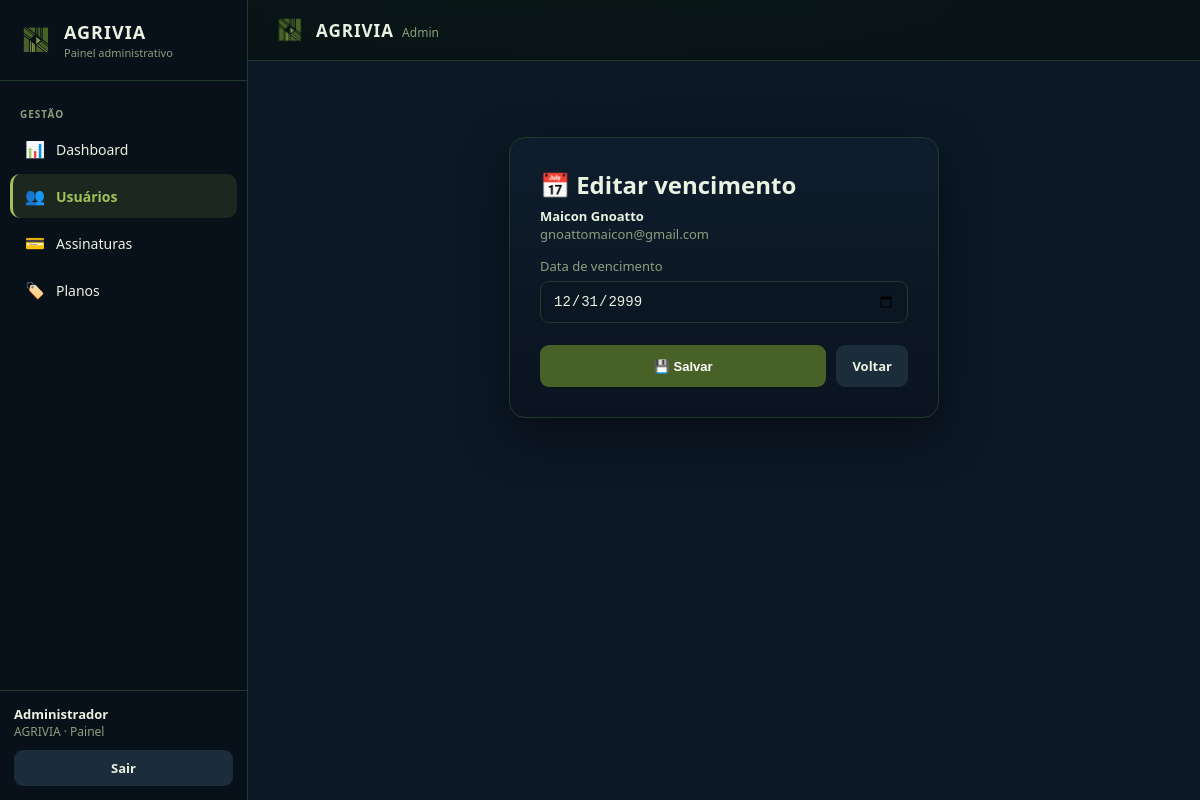
The app's page /admin/usuarios/2/vencimento (signed in) with its own data.
### models.py (models this page shows)
class Usuario(Base):
    __tablename__ = "usuarios"
    id = Column(Integer, primary_key=True, index=True)
    nome = Column(String, nullable=False)
    email = Column(String, unique=True, index=True, nullable=False)
    senha_hash = Column(String, nullable=False)
    status = Column(String, default="ativo")
    is_admin = Column(Integer, default=0)
    vencimento_pagamento = Column(DateTime, nullable=True)
    email_verificado = Column(Integer, default=0)      # 0 = não confirmado | 1 = confirmado
    token_confirmacao = Column(String, nullable=True)  # token do link de confirmação
    token_expira = Column(DateTime, nullable=True)     # até quando o link vale
    criado_em = Column(DateTime, default=datetime.utcnow)
    atualizado_em = Column(DateTime, nullable=True)
    app_versao = Column(String, nullable=True)       # versão do app desktop no último login
    ultimo_acesso = Column(DateTime, nullable=True)  # data/hora do último login

### admin/admin_web.py (the view)
@router.get("/usuarios/{user_id}/vencimento", response_class=HTMLResponse)
def editar_vencimento_page(
    user_id: int,
    request: Request,
    db: Session = Depends(get_db)
):
    if not request.session.get("admin_id"):
        return RedirectResponse("/admin/login", status_code=302)
    usuario = db.query(Usuario).filter(Usuario.id == user_id).first()
    if not usuario:
        raise HTTPException(status_code=404, detail="Usuário não encontrado")
    return templates.TemplateResponse(
        request,
        "editar_vencimento.html",
        {
            "usuario": usuario
        }
    )

### admin/templates/editar_vencimento.html (shortened to what this page needs)
{% extends "base.html" %}
{% block content %}
<div class="page">
    <div class="card card-narrow">
        <h1 class="page-title">📅 Editar vencimento</h1>
        <p class="hint" style="margin-top:6px;">
            <strong style="color:var(--text);">{{ usuario.nome }}</strong><br>{{ usuario.email }}
        </p>
        <form method="post" style="margin-top:8px;">
            <label>Data de vencimento</label>
            <input
                type="date"
                name="vencimento"
                value="{{ usuario.vencimento_pagamento.strftime('%Y-%m-%d') if usuario.vencimento_pagamento else '' }}"
                required
            >
            <div style="display:flex;gap:10px;margin-top:22px;">
                <button type="submit" class="btn btn-primary" style="flex:1;justify-content:center;padding:12px;">
                    💾 Salvar
                </button>
                <a href="/admin/usuarios" class="btn btn-light" style="justify-content:center;padding:12px 16px;">
                    Voltar
                </a>
            </div>
        </form>
    </div>
</div>
{% endblock %}

### admin/templates/base.html (style rules this page uses)
:root { --bg:#0c1826; --panel:#0e1d2c; --panel-2:#0b1320; --sidebar:#081019; --border:#223a2a; --green:#476126; --green-2:#5a7a30; --green-light:#9fc35a; --text:#eaf2e2; --muted:#8ba07d; --danger:#c0392b; --danger-light:#e7897d; --warning:#e0a93f; --warning-bg:rgba(224,169,63,0.14); --sidebar-w:248px; }
* { box-sizing:border-box; }
body { margin:0; min-height:100vh; font-family: system-ui, -apple-system, "Segoe UI", Arial, sans-serif; background: radial-gradient(1200px 500px at 50% -200px, #142c1f 0%, var(--bg) 60%); color:var(--text); }
a { text-decoration:none; color:inherit; }
.page { padding:26px; max-width:1180px; margin:0 auto; }
.btn { display:inline-flex;align-items:center;gap:6px; border:none;cursor:pointer;font-size:13px;font-weight:600; padding:9px 14px;border-radius:9px;transition:.15s ease; color:#fff; }
.btn-primary { background:var(--green); }
.btn-light { background:#1b2c3a;color:var(--text); }
label { display:block;font-size:13px;color:var(--muted);margin:14px 0 6px; }
input, select { width:100%;padding:11px 12px;border-radius:9px; border:1px solid var(--border); background:#0a1622;color:var(--text);font-size:14px; outline:none; }
.card { background:linear-gradient(180deg,var(--panel),var(--panel-2)); border:1px solid var(--border); border-radius:16px; box-shadow:0 18px 50px rgba(0,0,0,0.45); padding:30px; }
.card-narrow { max-width:430px;margin:50px auto; }
h1.page-title { font-size:24px;font-weight:700;margin:0; }
.hint { color:var(--muted);font-size:13px; }

### records on screen
Usuario: nome "Maicon Gnoatto", email "gnoattomaicon@gmail.com", vencimento "12/31/2999"
